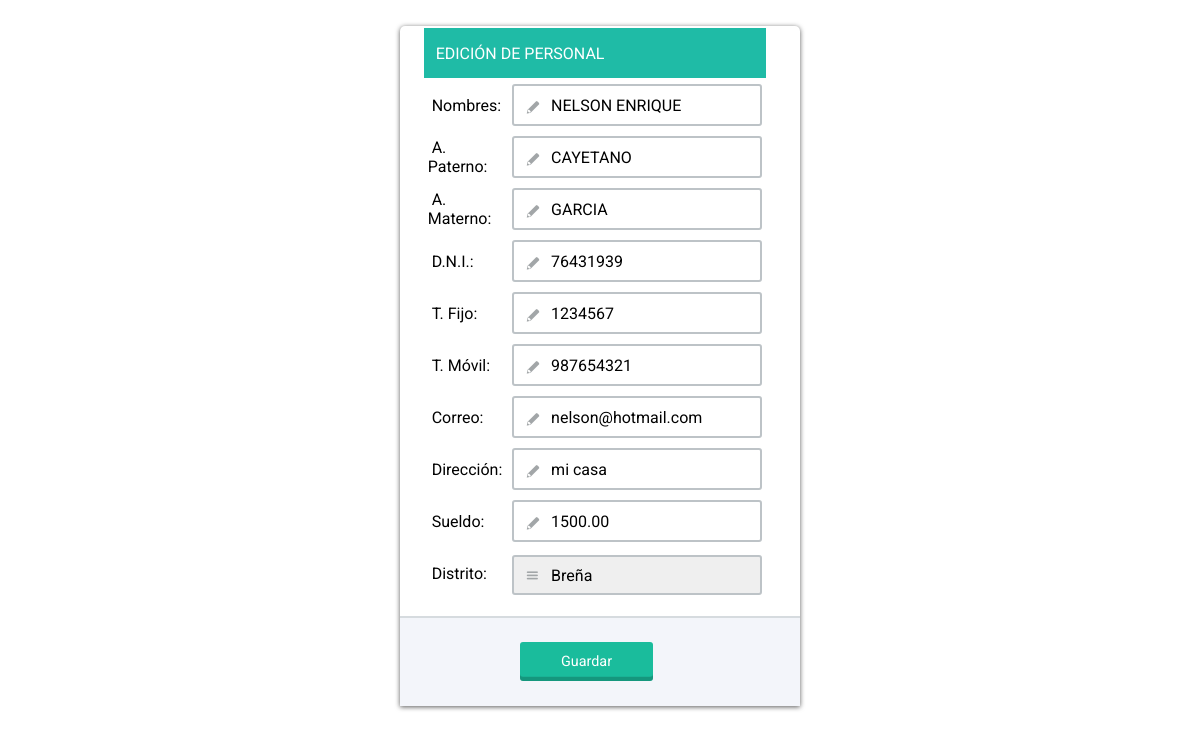
The app's page /view/updpersona.php?id=1 with its own data.
### tables this page shows
CREATE TABLE Persona(
	id_persona            INTEGER PRIMARY KEY NOT NULL auto_increment,
	nombres_persona       VARCHAR(100) NOT NULL,
	apepat_persona        VARCHAR(20) NOT NULL,
	apeat_persona         VARCHAR(20) NOT NULL,
	dni_persona           CHAR(8) NOT NULL,
	telf_persona          CHAR(10) NOT NULL,
	telm_persona          CHAR(10) NOT NULL,
	correo_persona        CHAR(20) NOT NULL,
	direccion_persona     VARCHAR(100) NOT NULL,
    sueldo_persona        DECIMAL(18, 2) NOT NULL,
	estado_persona        CHAR(1) NOT NULL,
	id_distrito           INTEGER NOT NULL,
	FOREIGN KEY (id_distrito) REFERENCES Distrito(id_distrito)
);

### model/mpersona.php (called while the page is built, shortened)
<?php
class Persona {
    function buscarPersona($id) {
        $sql = "SELECT * FROM persona WHERE id_persona=$id";
        try {
            $rs = mysql_query($sql);
            $registros = array();
            while ($reg = mysql_fetch_array($rs)) {
                array_push($registros, $reg);
            }
        } catch (exception $e) {
            try {
                mysql_free_result($rs);
            } catch (exception $e) {
            }
            try {
            } catch (exception $e) {
            }
        }
        return $registros;
    }
    function listardistrito() {
        $sql = "SELECT * FROM distrito WHERE estado_distrito = 1";
        try {
            $rs = mysql_query($sql);
            $registros = array();
            while ($reg = mysql_fetch_array($rs)) {
                array_push($registros, $reg);
            }
        } catch (exception $e) {
            try {
                mysql_free_result($rs);
            } catch (exception $e) {
            }
            try {
            } catch (exception $e) {
            }
        }
        return $registros;
    }
}
?>

### view/updpersona.php (the view, shortened to what this page needs)
<?php
include_once '../model/mpersona.php';
$pro = new Persona();
$id = $_REQUEST["id"];
$lista = $pro->buscarPersona($id);
$li = $pro->listardistrito();
?>
<!DOCTYPE HTML PUBLIC "-//W3C//DTD HTML 4.01 Transitional//EN">
<html>
    <head>
       <link rel="stylesheet" href="../formoid_files/formoid1/formoid-solid-green.css" type="text/css" />
    </head>
    <body onLoad="redimensiona();" class="blurBg-false">
        <br/>
        <form action="../controller/personacon.php" method="POST" class="formoid-solid-green" style="background-color:#FFFFFF;font-size:12px;font-family:'Roboto',Arial,Helvetica,sans-serif;color:#34495E;max-width:400px;min-width:50px">
            <table align="center" cellspacing="2" cellpadding="4" border="0" class="borde_table" width="50%">
                <tr>
                    <td colspan="2" height="50" bgcolor="#1fbba6" style="color:#FFF;">&nbsp;&nbsp;EDICI&Oacute;N DE PERSONAL </td>
                </tr>
                <tr>
                <td><span class="style2">&nbsp;</span>Nombres:</td>
                <td style="width:250px;">
                <div class="element-input">
                <div class="item-cont">
                <input style="width:250px;" type="text" class="large" name="nombres" id="nombres" required="required" placeholder="Ingrese &aacute;rea" value="<?php echo ($lista[0]['nombres_persona']); ?>"/>
                </div>
                </div>
                </td>
                </tr>
                <tr>
                <td><span class="style2">&nbsp;</span>A. Paterno:</td>
                <td style="width:250px;">
                <div class="element-input">
                <div class="item-cont">
                <input style="width:250px;" type="text" class="large" name="apepat" id="apepat" required="required" placeholder="Ingrese &aacute;rea" value="<?php echo ($lista[0]['apepat_persona']); ?>"/>
                </div>
                </div>
                </td>
                </tr>
                <tr>
                <td><span class="style2">&nbsp;</span>A. Materno:</td>
                <td style="width:250px;">
                <div class="element-input">
                <div class="item-cont">
                <input style="width:250px;" type="text" class="large" name="apeat" id="apeat" required="required" placeholder="Ingrese &aacute;rea" value="<?php echo ($lista[0]['apeat_persona']); ?>"/>
                </div>
                </div>
                </td>
                </tr>
                <tr>
                <td><span class="style2">&nbsp;</span>D.N.I.:</td>
                <td style="width:250px;">
                <div class="element-input">
                <div class="item-cont">
                <input style="width:250px;" type="text" class="large" name="dni" id="dni" required="required" placeholder="Ingrese &aacute;rea" value="<?php echo ($lista[0]['dni_persona']); ?>"/>
                </div>
                </div>
                </td>
                </tr>
                <tr>
                <td><span class="style2">&nbsp;</span>T. Fijo:</td>
                <td style="width:250px;">
                <div class="element-input">
                <div class="item-cont">
                <input style="width:250px;" type="text" class="large" name="telf" id="telf" required="required" placeholder="Ingrese &aacute;rea" value="<?php echo ($lista[0]['telf_persona']); ?>"/>
                </div>
                </div>
                </td>
                </tr>
                <tr>
                <td><span class="style2">&nbsp;</span>T. M&oacute;vil:</td>
                <td style="width:250px;">
                <div class="element-input">
                <div class="item-cont">
                <input style="width:250px;" type="text" class="large" name="telm" id="telm" required="required" placeholder="Ingrese &aacute;rea" value="<?php echo ($lista[0]['telm_persona']); ?>"/>
                </div>
                </div>
                </td>
                </tr>
                <tr>
                <td><span class="style2">&nbsp;</span>Correo:</td>
                <td style="width:250px;">
                <div class="element-input">
                <div class="item-cont">
                <input style="width:250px;" type="text" class="large" name="correo" id="correo" required="required" placeholder="Ingrese &aacute;rea" value="<?php echo ($lista[0]['correo_persona']); ?>"/>
                </div>
                </div>
                </td>
                </tr>
                <tr>
                <td><span class="style2">&nbsp;</span>Direcci&oacute;n:</td>
                <td style="width:250px;">
                <div class="element-input">
                <div class="item-cont">
                <input style="width:250px;" type="text" class="large" name="direccion" id="direccion" required="required" placeholder="Ingrese &aacute;rea" value="<?php echo ($lista[0]['direccion_persona']); ?>"/>
                </div>
                </div>
                </td>
                </tr>
                <tr>
                <td><span class="style2">&nbsp;</span>Sueldo:</td>
                <td style="width:250px;">
                <div class="element-input">
                <div class="item-cont">
                <input style="width:250px;" type="text" class="large" name="sueldo" id="sueldo" required="required" placeholder="Ingrese sueldo" value="<?php echo ($lista[0]['sueldo_persona']); ?>"/>
                </div>
                </div>
                </td>
                </tr>
                <tr>
                <td><span class="style2">&nbsp;</span>Distrito:</td>
                <td style="width:250px;">
                <div class="element-select">
                <div class="item-cont">
                <div class="large">
                <span>
                <select id="distrito" name="distrito" required="required">
                <?php for ($a = 0; $a < (count($li)); $a++) { ?>
                <option value="<?php echo ($li[$a]['id_distrito']); ?>">
                <?php echo ($li[$a]['descripcion_distrito']); ?></option>
                <?php } ?>
                </select>
                </span></div></div></div>
                </td>
                <td></td>
                </tr>
            </table>
            <br/>
            <div class="submit" align="center">
            <p align="center">
            <input type="submit" id="modificar" name="modificar" value="Guardar"/>
            </p>
            </div>
        </form>
    </body>
</html>

### formoid_files/formoid1/formoid-solid-green.css (style rules this page uses)
html { height: 100%; }
.formoid-solid-green { margin:0 auto; }
.formoid-solid-green>div, .formoid-solid-green>.title { margin: 8px; }
.formoid-solid-green .large { width: 100%; *width: 94%; }
.formoid-solid-green { font-size: 1em; line-height: 1.231; border-radius: 5px 5px 0 0; box-shadow: 0 1px 5px rgba(0, 0, 0, 0.65); }
.formoid-solid-green input[type=submit] { outline: none; font-size: 1.2em; }
.formoid-solid-green>div { position: relative; margin-left: 25px; margin-right: 25px; }
.formoid-solid-green div, .formoid-solid-green span, .formoid-solid-green label, .formoid-solid-green input, .formoid-solid-green textarea, .formoid-solid-green select, .formoid-solid-green button, .formoid-solid-green ul, .formoid-solid-green li, .formoid-solid-green a { font-family: inherit; color: inherit; }
.formoid-solid-green div.submit, .formoid-solid-green div.title { margin: 0; padding-top: 1em; padding-bottom: 1em; }
.formoid-solid-green div.submit { vertical-align: middle; text-align: right; border-top: 2px solid #d6dbdf; background-color: #F3F5FA; }
.formoid-solid-green input[type=button], .formoid-solid-green input[type=submit] { display: inline-block; padding: 4px 12px; margin-bottom: 1px; color: #fff; text-align: left; vertical-align: middle; cursor: pointer; background: #fff; -webkit-appearance: none; -moz-appearance: none; appearance: normal; border: 2px solid #bdc3c7; -webkit-transition: all 0.25s ease-in-out; transition: all 0.25s ease-in-out; border-radius:3px; box-shadow: inset 0 -0.3em 0 rgba(0, 0, 0, 0.2); }
.formoid-solid-green input[type=submit] { text-align: center; opacity: 1; color: #ffffff; border: none; right: 20px; margin-right: 27px; padding: 11px 41px; }
.formoid-solid-green input[type=text], .formoid-solid-green input[type=password], .formoid-solid-green input[type=email], .formoid-solid-green input[type=url], .formoid-solid-green input[type=date], .formoid-solid-green input[type=number], .formoid-solid-green input[type=tel], .formoid-solid-green textarea, .formoid-solid-green .element-file .file_text, .formoid-solid-green select { border-style: solid; border-width: 2px; border-color: #bdc3c7; -webkit-transition: border-color 0.5s ease-in-out; transition: border-color 0.5s ease-in-out; border-radius:3px; padding: 10px 10px 9px 2.3em; outline:none; -o-box-sizing: border-box; box-sizing: border-box; -webkit-appearance: none; -moz-appearance: none; appearance: normal; font-size: 1em; }
.formoid-solid-green select { cursor: pointer; text-align: left; width: 100%; }
.formoid-solid-green .item-cont, .formoid-solid-green .element-address .country, .formoid-solid-green .element-name .nameFirst, .formoid-solid-green .element-name .nameLast, .formoid-solid-green .element-address .addr1, .formoid-solid-green .element-address .addr2, .formoid-solid-green .element-address .city, .formoid-solid-green .element-address .state, .formoid-solid-green .element-address .zip { position: relative; }
.formoid-solid-green input[type=submit] { background-color: #1abc9c; }
.formoid-solid-green > .submit, .formoid-solid-green > .title { background-color: #bcc3ca; }
.formoid-solid-green > .submit { background-color: #edeff1; border-top: 2px solid #d6dbdf; }

### records on screen
persona: nombres "NELSON ENRIQUE", apepat "CAYETANO", apeat "GARCIA", dni "76431939", telf "1234567", telm "987654321", correo "nelson@hotmail.com", direccion "mi casa", sueldo "1500.00"

### other values on screen
form field distrito "Breña"
